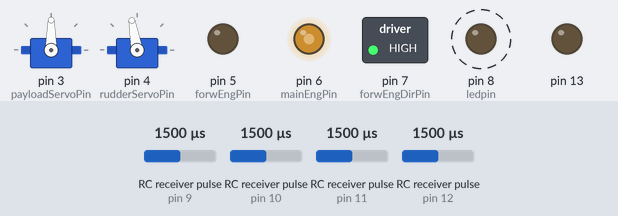
Bench run of a sketch on a simulated Arduino Uno, built with avr-gcc and run on an emulated ATmega328P. Parts: 2 × servo, switched loads named in the sketch (green lamp = pin HIGH), output pins drawn as LEDs (lit = HIGH). Wiring (inferred from the names in the program): 4 × RC receiver channel: data pin 9 / data pin 10 / data pin 11 / data pin 12. Dashed ring = blinking. Inputs (shaded band) come from the test bench; at power-on: RC receiver pulse (sensors on pin 9, pin 10, pin 11, pin 12) 1500 µs.

Above: at 1.2 s.
1.3 s: RC receiver pulse (sensor on pin 9) set to 1020 µs
At 1.9 s:
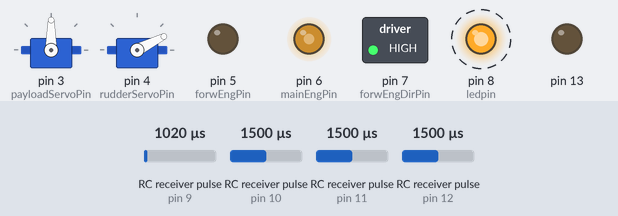
4.3 s: RC receiver pulse (sensor on pin 10) set to 1020 µs
At 5.1 s:
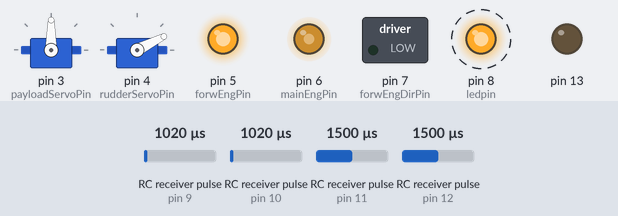
7.3 s: RC receiver pulse (sensor on pin 11) set to 1020 µs
At 8.2 s:
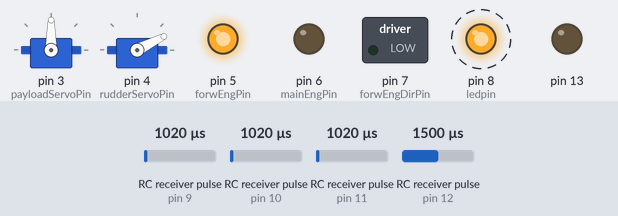
10.3 s: RC receiver pulse (sensor on pin 12) set to 1020 µs
At 11.3 s:
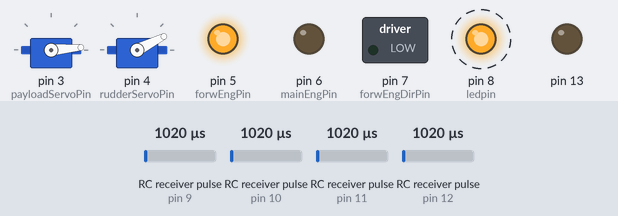
13.3 s: RC receiver pulse (sensor on pin 9) set to 1250 µs
At 14.4 s:
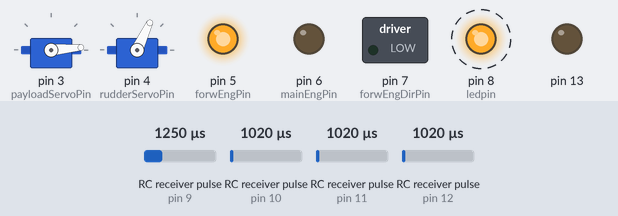
16.3 s: RC receiver pulse (sensor on pin 10) set to 1250 µs
At 17.5 s:
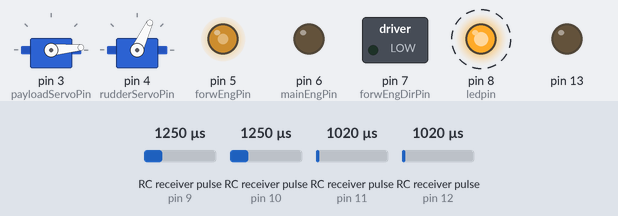
Timing chart, 0 to 20.3 s (numbered marks = the images above; inputs shaded):
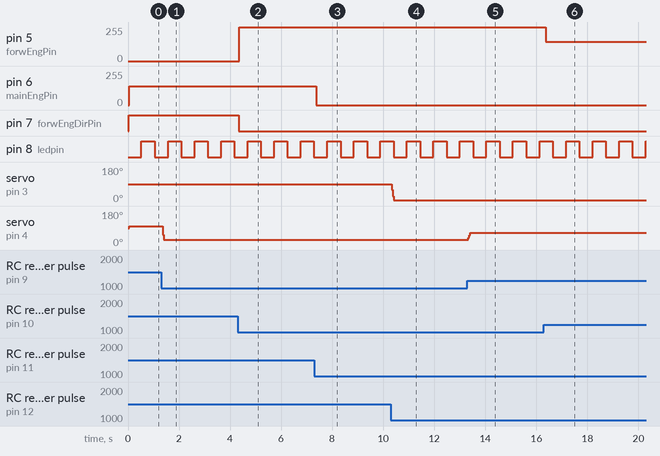

The sketch:

Hovercraft_Code.ino
```cpp
//Alex Philpott Hovercraft Code V. 0.7

#include <Servo.h>

//receiver channels
const int ch1Pin = 9;
int ch1Value = 1480;
int ch1old = 1480;
const int ch2Pin = 10;
int ch2Value;
const int ch3Pin = 11;
int ch3Value;
const int ch4Pin = 12;
int ch4Value = 1480;
int ch4old = 1480;

//motor values
const int mainEngPin = 6;
int mainEngValue = 0;
const int forwEngPin = 5;
int forwEngValue = 0;
const int forwEngDirPin = 7;

//servo values
const int rudderServoPin = 4;
int rudderServoValue = 90; //set midpoint (0-180)
int rudderLower = 35; //lower angle bound
int rudderUpper = 170; //upper angle bound
Servo rudderServo;
const int payloadServoPin = 3;
int payloadServoValue = 90; //set midpoint
Servo payloadServo;

//averaging values for servos
int val1, val2, val3, val4, val5, val6;

const int ledpin = 8;

long int oldTime;
long int currentTime;
int light=0;

/*//switch values
const int buttonPin = 2;
int buttonValue = 1;*/

void setup() {

  //setting up receiver inputs
  pinMode(13, OUTPUT);
  pinMode(ch1Pin, INPUT); //right joystick left and right
  pinMode(ch2Pin, INPUT); //right joystick up and down
  pinMode(ch3Pin, INPUT); //left joystick up and down
  pinMode(ch4Pin, INPUT); //left joystick left and right

  //motor outputs
  pinMode(mainEngPin, OUTPUT);
  pinMode(forwEngPin, OUTPUT);
  pinMode(forwEngDirPin, OUTPUT);

  //servo outputs
  pinMode(rudderServoPin, OUTPUT);
  pinMode(payloadServoPin, OUTPUT);

  payloadServo.attach(payloadServoPin);
  payloadServo.write(payloadServoValue);

  rudderServo.attach(rudderServoPin);
  rudderServo.write(rudderServoValue);

  pinMode(ledpin, OUTPUT);

  //Serial.begin(9600);

  val1 = 1480;
  val2 = 1480;
  val3 = 1480;
  val4 = 1480;

  oldTime = millis();

}

void loop() {
  currentTime = millis();
  if (currentTime - oldTime > 500) {
    //Serial.print("triggered");
    if (light == 1) {
      digitalWrite(ledpin, LOW);
      light = 0;
      //Serial.print(" light off");
    }
    else if (light == 0){
      digitalWrite(ledpin, HIGH);
      light = 1;
      //Serial.print(" light on");
    }
    oldTime = currentTime;
  }
  /*Serial.print(" light = ");
  Serial.print(light);
  Serial.print(" time = ");
  Serial.print(currentTime-oldTime);
  Serial.print('\n');*/
  //reading values from switch
  //buttonValue = digitalRead(buttonPin);

  if (1) {
    ch4old = payloadServoValue;
    ch1old = rudderServoValue;
    //reading in values from receiver
    ch2Value = pulseIn(ch2Pin, HIGH);
    ch3Value = pulseIn(ch3Pin, HIGH);
    /*val1 = pulseIn(ch1Pin, HIGH);
    val2 = pulseIn(ch1Pin, HIGH);
    val3 = pulseIn(ch4Pin, HIGH);
    val4 = pulseIn(ch4Pin, HIGH);*/

    //setting engine values
    mainEngValue = map(ch3Value, 1070, 1850, 0, 255);


    if (ch2Value < 1480) {
      digitalWrite(forwEngDirPin, LOW);
      forwEngValue = map(ch2Value, 1070, 1480, -255, 0);
      forwEngValue = -forwEngValue;
    }
    else {
      digitalWrite(forwEngDirPin, HIGH);
      forwEngValue = map(ch2Value, 1480, 1850, 0, 255);
    }

    if (mainEngValue > 255) mainEngValue = 255;
    if (mainEngValue < 15) mainEngValue = 0;
    if (forwEngValue > 255) forwEngValue = 255;
    if (forwEngValue < 20) forwEngValue = 0;

    //setting servo values
    val5 = pulseIn(ch1Pin, HIGH);
    ch1Value = (val1 + val2 + val5)/3;

    val6 = pulseIn(ch4Pin, HIGH);
    ch4Value = (val3 + val4 + val6)/3;

    val1 = val2;
    val2 = val5;
    val3 = val4;
    val4 = val6;

    rudderServoValue = map(ch1Value, 1070, 1880, rudderLower, rudderUpper);
    payloadServoValue = map(ch4Value, 1070, 1880, 0, 180);

    if (rudderServoValue < 15) rudderServoValue = 0;
    if (rudderServoValue > 180) rudderServoValue = 180;
    if (payloadServoValue < 15) payloadServoValue = 5;
    if (payloadServoValue > 75 && payloadServoValue < 105) payloadServoValue = 90;
    if (rudderServoValue > 70 && rudderServoValue < 110) rudderServoValue = 100;
    if (payloadServoValue > 180) payloadServoValue = 175;

    //writing values
    analogWrite(mainEngPin, mainEngValue);
    analogWrite(forwEngPin, forwEngValue);
    payloadServo.write(payloadServoValue);
    //if (payloadServoValue == ch4old) Serial.print("did not write");
    rudderServo.write(rudderServoValue);

    /*if (abs(ch4Value-ch4old) > 25) {
      payloadServo.write(payloadServoValue);
      Serial.print("wrote to servo");
    }

    if (abs(ch1Value - ch1old) > 25) {
    rudderServo.write(rudderServoValue);
    Serial.print("wrote to rudder");
    }*/

    //if (ch2Value < 1480) rudderServo.write(90);


  /*else {
    digitalWrite(13, HIGH);
    delay(1000);
    digitalWrite(13, LOW);
  }*/

  /*Serial.print("rudder servo =");
  Serial.print(rudderServoValue);
  Serial.print(" forward engine = ");
  Serial.print(forwEngValue);
  Serial.print(" lift engine = ");
  Serial.print(mainEngValue);
  Serial.print(" payload servo = ");
  Serial.print(payloadServoValue);
  Serial.print('\n');*/
  //Serial.print(" engine value = ");
  //Serial.print(forwEngValue);
  //Serial.print('\n');


  }
}
```

Measured:
- after the input at 1.3 s, servo on pin 4 (rudderServoPin): 100° → 27° after 0.07 s
- after the input at 4.3 s, pin 5 (forwEngPin): 0/255 → 255/255 after 0.07 s; pin 7 (forwEngDirPin): HIGH → LOW after 0.05 s
- after the input at 7.3 s, pin 6 (mainEngPin): 140/255 → 0/255 after 0.07 s
- after the input at 10.3 s, servo on pin 3 (payloadServoPin): 90° → 5° at once
- after the input at 13.3 s, servo on pin 4 (rudderServoPin): 27° → 65° at once
- after the input at 16.3 s, pin 5 (forwEngPin): 255/255 → 143/255 after 0.07 s
- by itself, pin 8 (ledpin): alternates HIGH for 0.52 s and LOW for 0.52 s
